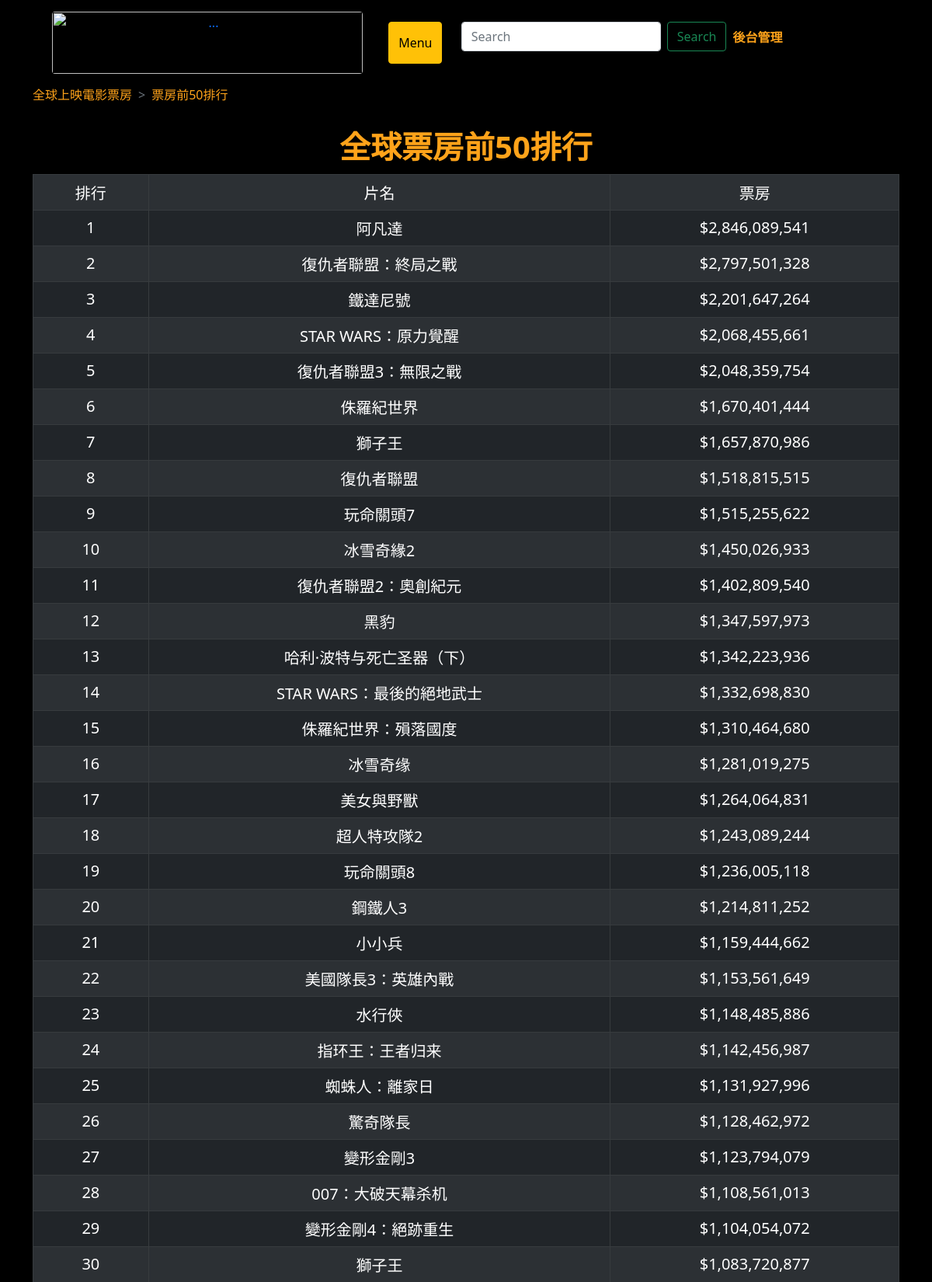
The page /world50/ (upper part) on the database its author committed.
### movies/models.py (models this page shows, shortened)
class rank_chapion_world (models.Model): #全球排行
    rank = models.CharField(max_length=100)
    name = models.CharField(max_length=1000)
    box_office = models.CharField(max_length=1000)
    year = models.CharField(max_length=1000)
    pub_date = models.DateTimeField(default=timezone.now)

### movies/views.py (the view)
# urls.py: path('world50/' , world50),
def world50(request):
    items = rank_chapion_world.objects.all()
    return render(request, 'world50.html', locals())

### templates/world50.html (shortened to what this page needs)
{% extends "base.html" %}
{% block content %}
<table class='table table-striped table-Dark table-bordered  caption-top'>
  <caption class ="text-center"><font color="#ffa31a"><span style="font-size:40px;"><strong>全球票房前50排行</strong></span></font>
  </caption>
  <nav style="--bs-breadcrumb-divider: '>';" aria-label="breadcrumb">
    <ol class="breadcrumb">
      <li class="breadcrumb-item"> <a><font color="#ffa31a">全球上映電影票房</font></a</li>
      <li class="breadcrumb-item aria-current="page"><a><font color="#ffa31a">票房前50排行</font></a></li>
    </ol>
  </nav>
  <tr>
        <td width="10%" align="center" valign="center"><span style="color:white;font-size:20px;">排行</span></td>
        <td width="40%" align="center" valign="center"><span style="color:white;font-size:20px;">片名</span></td>
        <td width="25%" align="center" valign="center"><span style="color:white;font-size:20px;">票房</span></td>
  </tr>
  {% for item in items %}
    <tr>
      <td width="10%" align="center" valign="center"><span style="color:white;font-size:20px;">{{item.rank}}</span></td>
      <td width="40%" align="center" valign="center"><span style="color:white;font-size:20px;">{{item.name}}</span></td>
      <td width="25%" align="center" valign="center"><span style="color:white;font-size:20px;">{{item.box_office}}</span></td>
    </tr>
  {% endfor %}
</table>
{% endblock %}

### rows shown on the page
rank_chapion_world: rank "1", name "阿凡達", box_office "$2,846,089,541"
rank_chapion_world: rank "2", name "復仇者聯盟：終局之戰", box_office "$2,797,501,328"
rank_chapion_world: rank "3", name "鐵達尼號", box_office "$2,201,647,264"
rank_chapion_world: rank "4", name "STAR WARS：原力覺醒", box_office "$2,068,455,661"
rank_chapion_world: rank "5", name "復仇者聯盟3：無限之戰", box_office "$2,048,359,754"
rank_chapion_world: rank "6", name "侏羅紀世界", box_office "$1,670,401,444"
rank_chapion_world: rank "7", name "獅子王", box_office "$1,657,870,986"
rank_chapion_world: rank "8", name "復仇者聯盟", box_office "$1,518,815,515"
rank_chapion_world: rank "9", name "玩命關頭7", box_office "$1,515,255,622"
rank_chapion_world: rank "10", name "冰雪奇緣2", box_office "$1,450,026,933"
rank_chapion_world: rank "11", name "復仇者聯盟2：奧創紀元", box_office "$1,402,809,540"
rank_chapion_world: rank "12", name "黑豹", box_office "$1,347,597,973"
rank_chapion_world: rank "13", name "哈利·波特与死亡圣器（下）", box_office "$1,342,223,936"
rank_chapion_world: rank "14", name "STAR WARS：最後的絕地武士", box_office "$1,332,698,830"
rank_chapion_world: rank "15", name "侏羅紀世界：殞落國度", box_office "$1,310,464,680"
rank_chapion_world: rank "16", name "冰雪奇缘", box_office "$1,281,019,275"
rank_chapion_world: rank "17", name "美女與野獸", box_office "$1,264,064,831"
rank_chapion_world: rank "18", name "超人特攻隊2", box_office "$1,243,089,244"
rank_chapion_world: rank "19", name "玩命關頭8", box_office "$1,236,005,118"
rank_chapion_world: rank "20", name "鋼鐵人3", box_office "$1,214,811,252"
rank_chapion_world: rank "21", name "小小兵", box_office "$1,159,444,662"
rank_chapion_world: rank "22", name "美國隊長3：英雄內戰", box_office "$1,153,561,649"
rank_chapion_world: rank "23", name "水行俠", box_office "$1,148,485,886"
rank_chapion_world: rank "24", name "指环王：王者归来", box_office "$1,142,456,987"
rank_chapion_world: rank "25", name "蜘蛛人：離家日", box_office "$1,131,927,996"
rank_chapion_world: rank "26", name "驚奇隊長", box_office "$1,128,462,972"
rank_chapion_world: rank "27", name "變形金剛3", box_office "$1,123,794,079"
rank_chapion_world: rank "28", name "007：大破天幕杀机", box_office "$1,108,561,013"
rank_chapion_world: rank "29", name "變形金剛4：絕跡重生", box_office "$1,104,054,072"
rank_chapion_world: rank "30", name "獅子王", box_office "$1,083,720,877"
